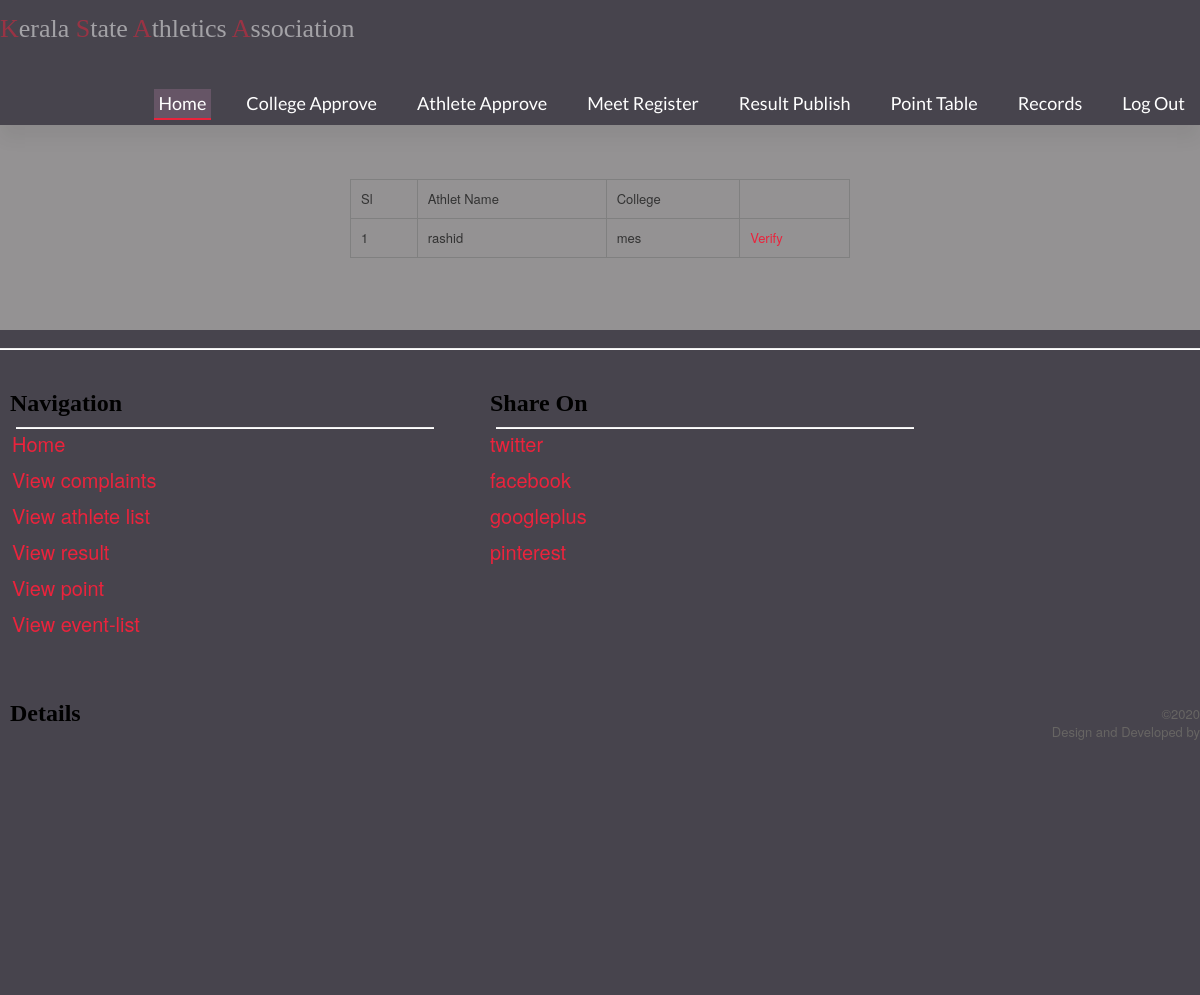
Page /athleteView.php (signed in) on the earlier database version.
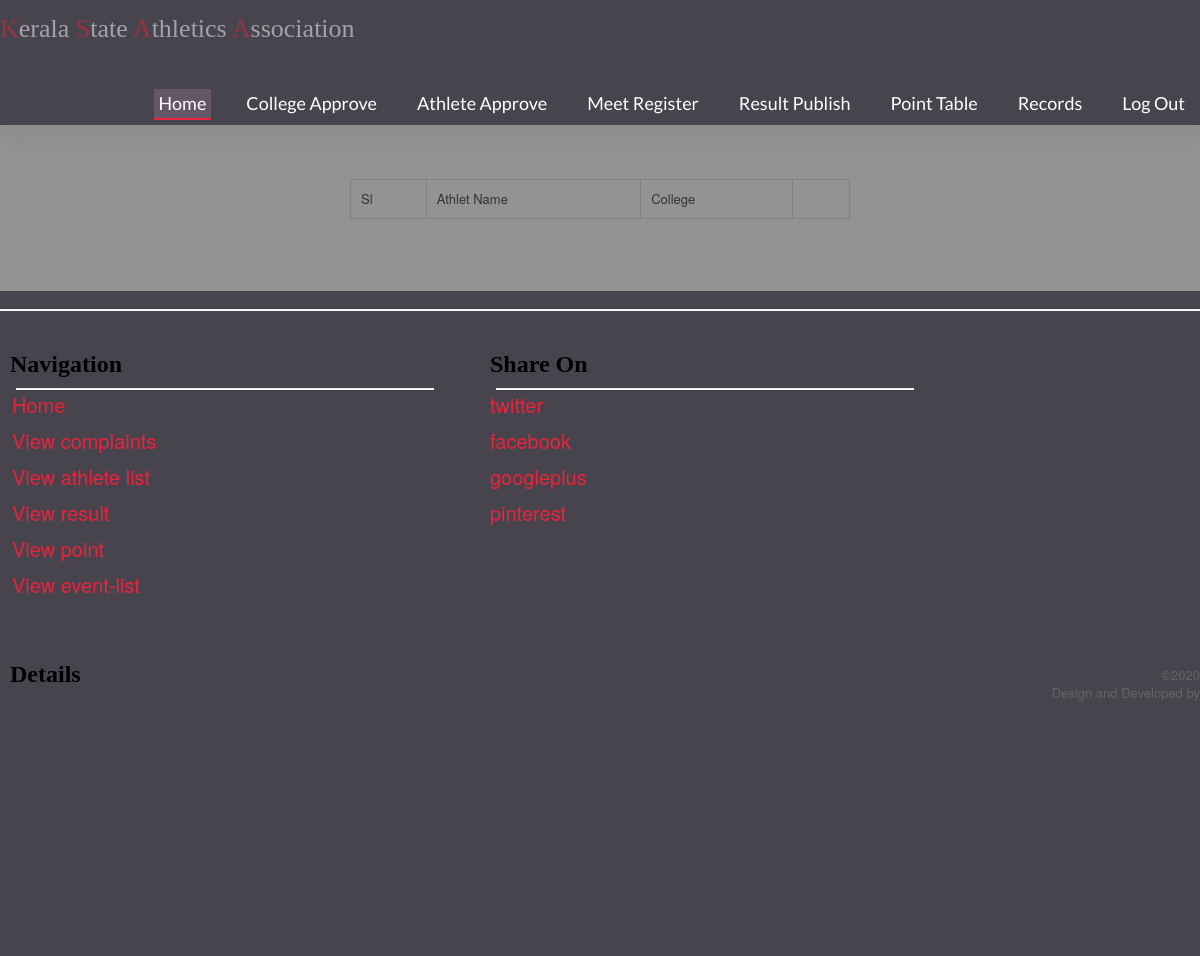
Same page on the later database version.
### tables this page shows
CREATE TABLE `athlete_registration` (
  `ath_id` int(11) NOT NULL COMMENT 'athlete id',
  `name` varchar(25) DEFAULT NULL COMMENT 'name of athlete',
  `dob` date DEFAULT NULL COMMENT 'date of birth',
  `gender` varchar(7) DEFAULT NULL COMMENT 'gender of athlete',
  `email` varchar(30) DEFAULT NULL COMMENT 'email of athlete',
  `phone` int(11) DEFAULT NULL COMMENT 'athlete phone number',
  `father_name` varchar(30) DEFAULT NULL COMMENT 'name of father',
  `mother_name` varchar(30) DEFAULT NULL COMMENT 'name of mother',
  `dist` varchar(15) DEFAULT NULL COMMENT 'district',
  `address` varchar(50) DEFAULT NULL COMMENT 'address',
  `pin` int(11) DEFAULT NULL COMMENT 'pin number',
  `coach` varchar(30) DEFAULT NULL COMMENT 'name of coach',
  `blood` varchar(5) DEFAULT NULL COMMENT 'blood group',
  `aadhar` varbinary(30) DEFAULT NULL COMMENT 'aadhar number',
  `photo` varbinary(30) DEFAULT NULL COMMENT 'athlete photo',
  `regno` varchar(15) DEFAULT NULL COMMENT 'register number',
  `clgid` int(11) DEFAULT NULL COMMENT 'registered college id',
  `approve` varchar(10) DEFAULT NULL COMMENT 'spprove or not'
);

CREATE TABLE `college_registration` (
  `clg_id` int(11) NOT NULL COMMENT 'college id',
  `clg_name` varchar(30) DEFAULT NULL COMMENT 'college name',
  `affliation` int(11) DEFAULT NULL COMMENT 'affliation number',
  `address` varchar(50) DEFAULT NULL COMMENT 'college address',
  `district` varchar(15) DEFAULT NULL COMMENT 'college district',
  `pin` int(11) DEFAULT NULL COMMENT 'pin number',
  `email` varchar(30) DEFAULT NULL COMMENT 'email id of college',
  `phone` int(11) DEFAULT NULL COMMENT 'pnone number',
  `password` varchar(20) DEFAULT NULL COMMENT 'college password',
  `lid` int(11) DEFAULT NULL COMMENT 'login id'
);

### athleteView.php (the view, shortened to what this page needs)
<!DOCTYPE html PUBLIC "-//W3C//DTD XHTML 1.0 Transitional//EN" "http://www.w3.org/TR/xhtml1/DTD/xhtml1-transitional.dtd">
<html xmlns="http://www.w3.org/1999/xhtml">
<head>
</head>
<?php include("admin_header.php")?>
<body>
<form action="" method="POST">
<table width="500" border="1" cellspacing="0" cellpadding="10" align="center">
  <tr>
    <td>Sl</td>
    <td>Athlet Name</td>
    <td>College</td>
    <td>&nbsp;</td>
  </tr>
<?php
include("connection.php");
$rs=mysqli_query($con,"select athlete_registration.*,college_registration.clg_name from athlete_registration,college_registration where athlete_registration.clgid=college_registration.lid and athlete_registration.approve='pending'");
$i=1;
while($row=mysqli_fetch_array($rs))
{
?>
  <tr>
    <td><?php echo $i?></td>
     <td><?php echo $row['name']?></td>
    <td><?php echo $row['clg_name']?></td>
    <td><a href="athleteApprove.php?id=<?php echo $row['ath_id']?>">Verify</a></td>
  </tr>
  <?php $i++; }?>
</table>
</form>
</body>
<?php include("admin_footer.php")?>
</html>

Differences in the rows shown:
no longer on this page (row edited): athlete_registration: name "rashid", college_registration.clg_name "mes"
